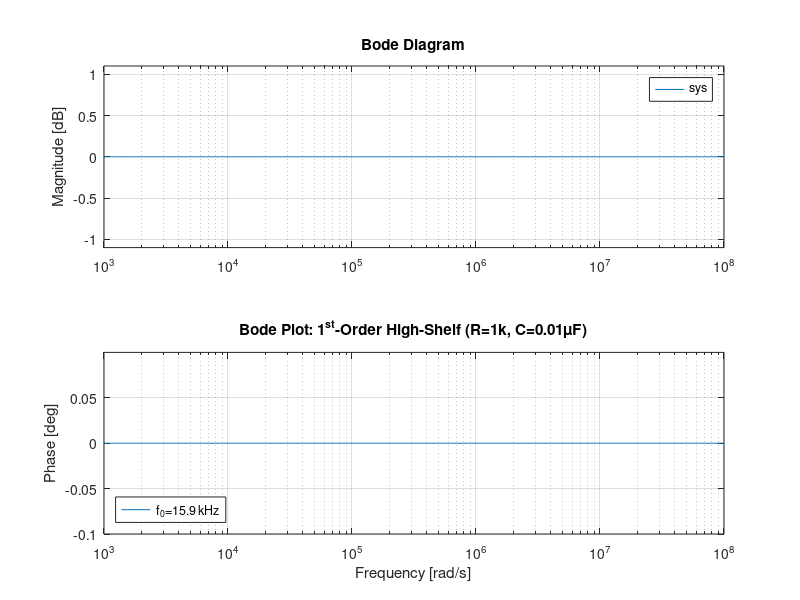

Source code (MATLAB):
%=================================================================
% Bode Plot for 1st-Order High-Shelf Filter (R=1kΩ, C=0.01µF)
%=================================================================
clearvars; close all; clc;

% Filter parameters
R       = 1e3;           % ohm
C       = 0.01e-6;       % farad
G_low   = 1;             % low-frequency gain
G_high  = 2;             % high-frequency gain

% Time constant and corner
tau     = R * C;                     % s
w0      = 1 / tau;                   % rad/s
f0      = w0 / (2*pi);               % Hz

fprintf('Shelf corner f0 = %.2f kHz\n', f0/1e3);
fprintf('Low-freq gain = %.2f (%.2f dB)\n',    G_low,  20*log10(G_low));
fprintf('High-freq gain = %.2f (%.2f dB)\n\n', G_high, 20*log10(G_high));

% Transfer function of high-shelf:
%   H(s) = [ (G_high–G_low)*tau * s + G_low ] / [ tau * s + 1 ]
num = [ (G_high - G_low)*tau,  G_low ];
den = [      tau,               1    ];
sys = tf(num, den);

% Bode plot
figure;
bode(sys, {w0/100, w0*1000});   % sweep from two decades below to three above
grid on;
title('Bode Plot: 1^{st}-Order High-Shelf (R=1k, C=0.01μF)');
legend(sprintf('f_0=%.1f kHz', f0/1e3), 'Location','SouthWest');
